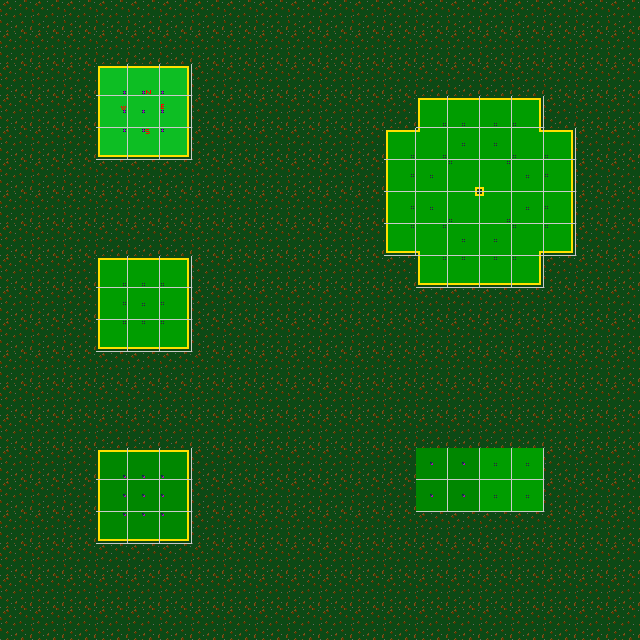

This game map was drawn from its Tiled (.tmx) file and the tilesets committed beside it. A one-line description and the full map source follow:
An orthogonal 20x20 tile map with 32x32 px tiles, 2 tile layers (Tile Layer 2, Tile Layer 1).

<map version="1.10" tiledversion="1.10.2" orientation="orthogonal" renderorder="right-down" width="20" height="20" tilewidth="32" tileheight="32" infinite="0" nextlayerid="3" nextobjectid="1">
 <tileset firstgid="1" source="test-tileset.tsx" />
 <layer id="2" name="Tile Layer 2" width="20" height="20">
  <data encoding="csv">
0,0,0,0,0,0,0,0,0,0,0,0,0,0,0,0,0,0,0,0,
0,0,0,0,0,0,0,0,0,0,0,0,0,0,0,0,0,0,0,0,
0,0,0,0,0,0,0,0,0,0,0,0,0,0,0,0,0,0,0,0,
0,0,0,0,0,0,0,0,0,0,0,0,0,0,0,0,0,0,0,0,
0,0,0,0,0,0,0,0,0,0,0,0,0,0,0,0,0,0,0,0,
0,0,0,0,0,0,0,0,0,0,0,0,0,0,0,0,0,0,0,0,
0,0,0,0,0,0,0,0,0,0,0,0,0,0,0,0,0,0,0,0,
0,0,0,0,0,0,0,0,0,0,0,0,0,0,0,0,0,0,0,0,
0,0,0,0,0,0,0,0,0,0,0,0,0,0,0,0,0,0,0,0,
0,0,0,0,0,0,0,0,0,0,0,0,0,0,0,0,0,0,0,0,
0,0,0,0,0,0,0,0,0,0,0,0,0,0,0,0,0,0,0,0,
0,0,0,0,0,0,0,0,0,0,0,0,0,0,0,0,0,0,0,0,
0,0,0,0,0,0,0,0,0,0,0,0,0,0,0,0,0,0,0,0,
0,0,0,0,0,0,0,0,0,0,0,0,0,0,0,0,0,0,0,0,
0,0,0,0,0,0,0,0,0,0,0,0,0,17,17,17,17,0,0,0,
0,0,0,0,0,0,0,0,0,0,0,0,0,17,17,17,17,0,0,0,
0,0,0,0,0,0,0,0,0,0,0,0,0,0,0,0,0,0,0,0,
0,0,0,0,0,0,0,0,0,0,0,0,0,0,0,0,0,0,0,0,
0,0,0,0,0,0,0,0,0,0,0,0,0,0,0,0,0,0,0,0,
0,0,0,0,0,0,0,0,0,0,0,0,0,0,0,0,0,0,0,0
</data>
 </layer>
 <layer id="1" name="Tile Layer 1" width="20" height="20">
  <data encoding="csv">
17,17,17,17,17,17,17,17,17,17,17,17,17,17,17,17,17,17,17,17,
17,17,17,17,17,17,17,17,17,17,17,17,17,17,17,17,17,17,17,17,
17,17,17,28,29,30,17,17,17,17,17,17,17,17,17,17,17,17,17,17,
17,17,17,37,38,39,17,17,17,17,17,17,17,31,32,32,33,17,17,17,
17,17,17,46,47,48,17,17,17,17,17,17,31,86,11,11,85,33,17,17,
17,17,17,17,17,17,17,17,17,17,17,17,40,11,76,77,11,42,17,17,
17,17,17,17,17,17,17,17,17,17,17,17,40,11,85,86,11,42,17,17,
17,17,17,17,17,17,17,17,17,17,17,17,49,77,11,11,76,51,17,17,
17,17,17,31,32,33,17,17,17,17,17,17,17,49,50,50,51,17,17,17,
17,17,17,40,11,42,17,17,17,17,17,17,17,17,17,17,17,17,17,17,
17,17,17,49,50,51,17,17,17,17,17,17,17,17,17,17,17,17,17,17,
17,17,17,17,17,17,17,17,17,17,17,17,17,17,17,17,17,17,17,17,
17,17,17,17,17,17,17,17,17,17,17,17,17,17,17,17,17,17,17,17,
17,17,17,17,17,17,17,17,17,17,17,17,17,17,17,17,17,17,17,17,
17,17,17,34,35,36,17,17,17,17,17,17,17,14,14,11,11,17,17,17,
17,17,17,43,14,45,17,17,17,17,17,17,17,14,14,11,11,17,17,17,
17,17,17,52,53,54,17,17,17,17,17,17,17,17,17,17,17,17,17,17,
17,17,17,17,17,17,17,17,17,17,17,17,17,17,17,17,17,17,17,17,
17,17,17,17,17,17,17,17,17,17,17,17,17,17,17,17,17,17,17,17,
17,17,17,17,17,17,17,17,17,17,17,17,17,17,17,17,17,17,17,17
</data>
 </layer>
</map>
